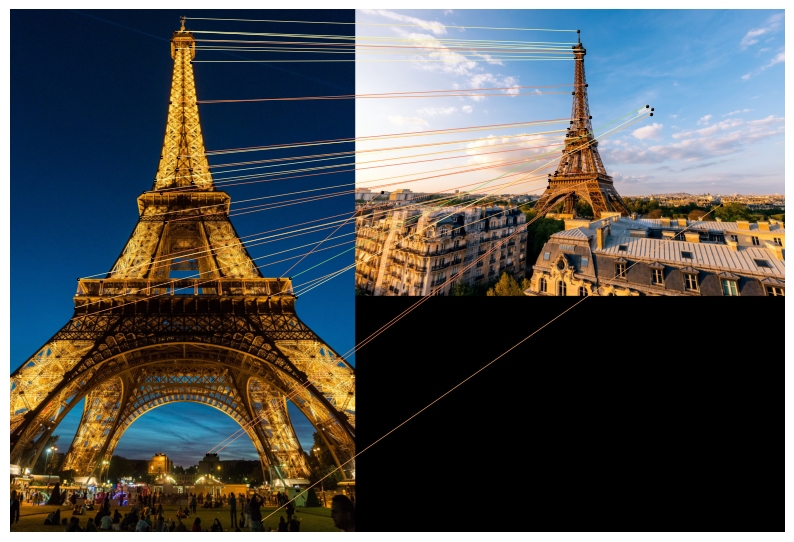
#> input picture image-comparison/resources/super_glue_keypoints_connect.png, 794 x 542 px, given in place of frame209.jpg, which was not available
$ python process_image.py
#> lines starting #> are read from the running program, lines starting #| are printed output that depends on the picture; after the words box and inside, x2 and y2 are one past the last pixel; in counts of white or black regions, pixels touching at a corner belong together; pictures that were not available may be replaced by others from this repository, and a replacement may not be noted
# draw point on image
import cv2
import numpy as np

def process_image(img_path, box, save_processed_image_path):
#> called with img_path = 'data/frames2_raw_video/frame209.jpg', save_processed_image_path = 'temp/output.png'
    img = cv2.imread(img_path, cv2.COLOR_BGR2RGB)
#> img is the input picture: shape (542, 794, 3); mean B, G, R 83.6, 83.7, 81.4
    print(img_path)
    # image height, width, channel
    h, w, c = img.shape
#> h = 542; w = 794; c = 3
    # print("Original image size: ", h, w, c)
    # find center point
    point = (int((box[0] + box[2]) / 2), int((box[1] + box[3]) / 2))
    radius = 2
    color = (0, 0, 255)
    thickness = 1
    cv2.circle(img, point, radius, color, thickness)
#> img: shape (542, 794, 3); under 0.01% of pixels changed, all inside (x1, y1, x2, y2) = (373, 245, 378, 250)
    # cv2.imwrite("temp/output.png", img)


    # draw box, circle
    point1 = box[0], box[1]
    point2 = box[2], box[3]
    box_widht = point2[0] - point1[0]
    box_height = point2[1] - point1[1]

    color = (0, 255, 0)
    thickness = 2
    cv2.rectangle(img, point1, point2, color, thickness)
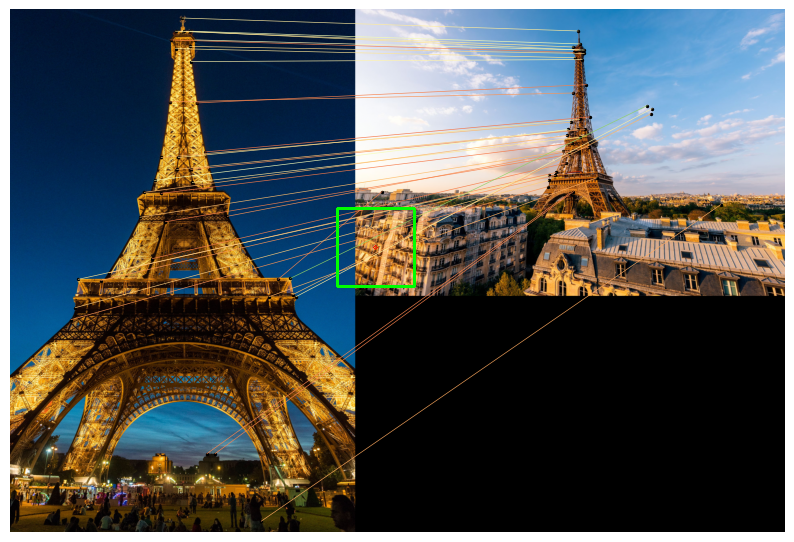
#> img: shape (542, 794, 3); mean B, G, R 83.4, 84.1, 81.2


    # [5 lines of commented-out code are left out]
    diff = [point1[0], point1[1], w - point2[0], h - point2[1]]
#> diff = [337, 208, 380, 256]
    # print("diff: ", diff)
    min_length = min(diff)
#> min_length = 208
    # print("min_length: ", min_length)
    scalling = w / h
#> scalling = 1.46
    # print("scalling: ", scalling)
    new_frame_height = min_length*2 + box_height
#> new_frame_height = 494
    new_frame_widht = new_frame_height * scalling
#> new_frame_widht = 723.7
    temp_frame_widht = new_frame_widht - box_widht
#> temp_frame_widht = 646.7
    img = img[point1[1] - min_length : point2[1] + min_length, int(point1[0] - temp_frame_widht/2) : int(point2[0] + temp_frame_widht/2)]
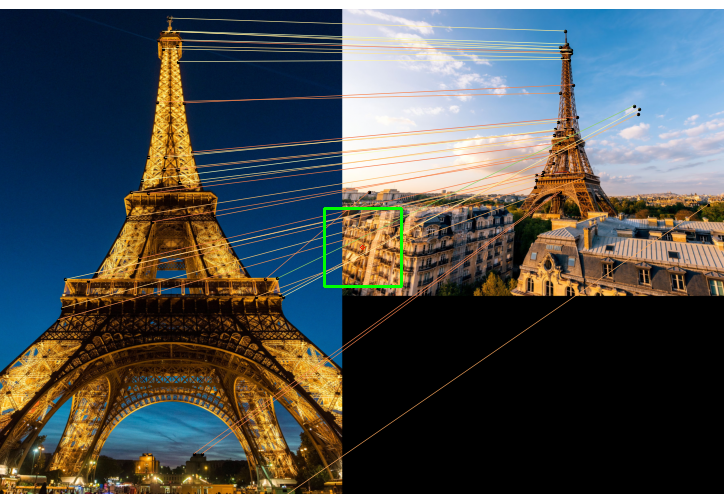
#> img: shape (494, 724, 3); mean B, G, R 79.8, 80.1, 76.5
    # print("cropped image size: ", img.shape)
    try:
        # resize image previous size
        resized_cropped = cv2.resize(img, (w, h), interpolation=cv2.INTER_LINEAR)
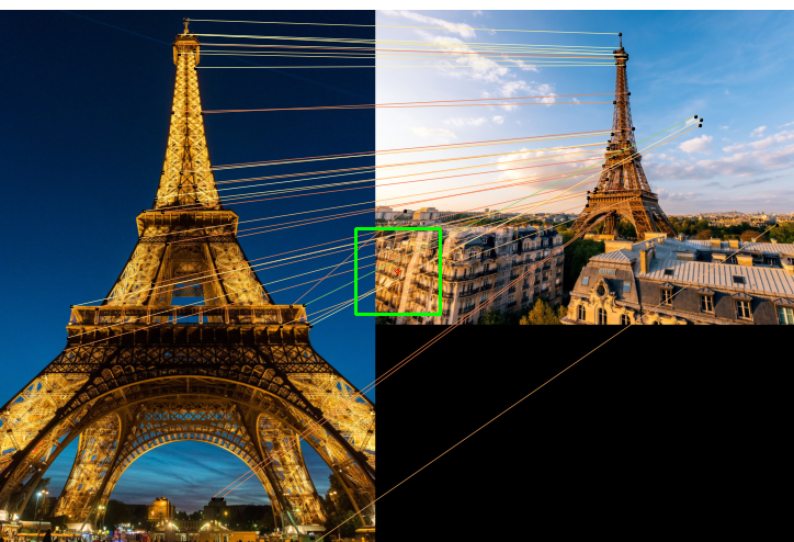
#> resized_cropped: shape (542, 794, 3); mean B, G, R 79.7, 80, 76.4
        # print("after resized image size: ", resized_cropped.shape)

        # cv2.imwrite("temp/output2.png", img)
        cv2.imwrite(save_processed_image_path, resized_cropped)
    except Exception as e:
        print("Error: ", e)

if __name__ == "__main__":
    img_path = "data/frames2_raw_video/frame209.jpg"
    box = [337, 208, 414, 286]
    save_processed_image_path = "temp/output.png"
    process_image(img_path=img_path, box=box, save_processed_image_path=save_processed_image_path)
